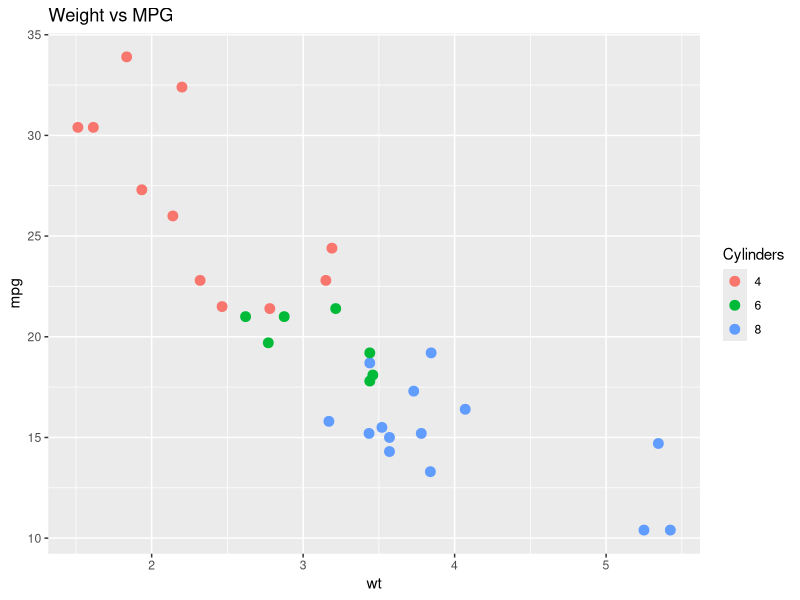
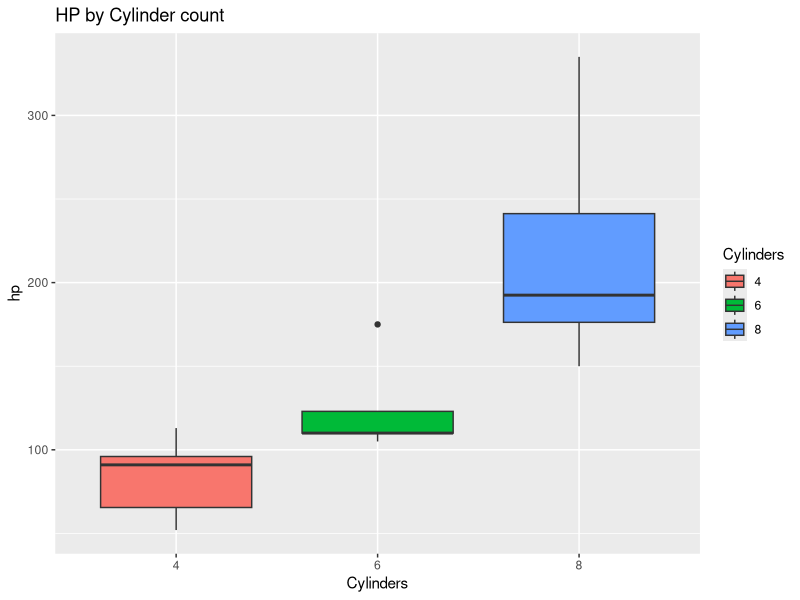
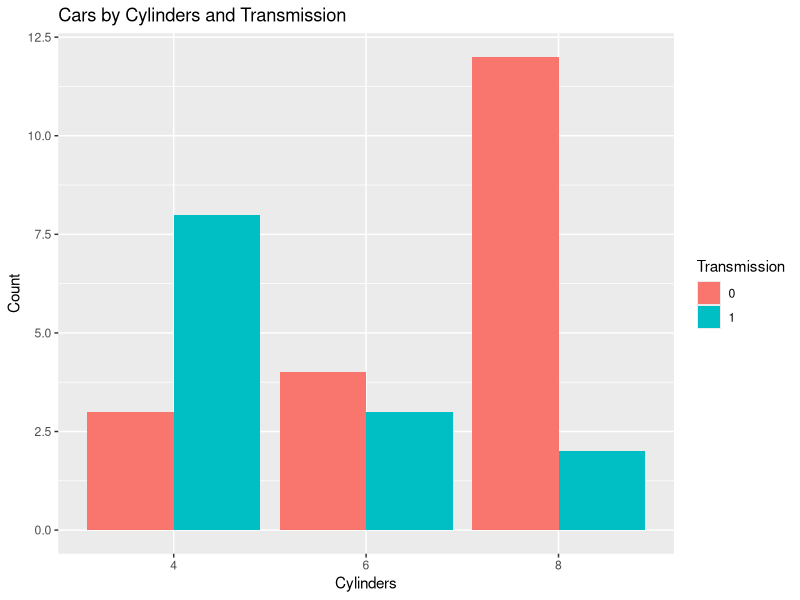

Source code (R) for these figures, in order:
# Chat Agent – Agent
# The Agent autonomously executes work including running code and modifying
# files. Switch to the Agent in the Positron Assistant panel.
# These demos are prompts to paste into the agent chat — not code to run
# directly.

library(ggplot2)
library(dplyr)

# ── Demo dataset (used across examples) ──────────────────────────────────────
# The agent can load and inspect this file directly.
# demo_data.csv is created below for use in Example 1.

write.csv(
  data.frame(
    id = 1:50,
    age = c(sample(18:80, 45, replace = TRUE), NA, NA, NA, NA, NA),
    income = c(abs(rnorm(48, 50000, 15000)), -999, NA),
    group = sample(c("A", "B", "C"), 50, replace = TRUE)
  ),
  file = here::here("demo_data.csv"),
  row.names = FALSE
)


# ── Example 1: Data cleaning and summary report ───────────────────────────────
# Paste this into the Agent chat:
#
# "Create a new R script that loads demo_data.csv, performs basic data
#  cleaning (remove rows with NA, remove negative values in income), and
#  generates a summary report as a printed table."

# ── Example 2: Update ggplot graphics to colour-blind friendly palette ────────
# This file has several plots using default ggplot2 colours.
# Paste this into the Agent chat:
#
# "Update all ggplot graphics in 04_agent.R to use a colour-blind
#  friendly palette from the colorspace or viridis package."

ggplot(mtcars, aes(x = wt, y = mpg, colour = factor(cyl))) +
  geom_point(size = 3) +
  labs(title = "Weight vs MPG", colour = "Cylinders")

ggplot(mtcars, aes(x = factor(cyl), y = hp, fill = factor(cyl))) +
  geom_boxplot() +
  labs(title = "HP by Cylinder count", x = "Cylinders", fill = "Cylinders")

mtcars |>
  count(cyl, am) |>
  ggplot(aes(x = factor(cyl), y = n, fill = factor(am))) +
  geom_col(position = "dodge") +
  labs(
    title = "Cars by Cylinders and Transmission",
    x = "Cylinders",
    y = "Count",
    fill = "Transmission"
  )
